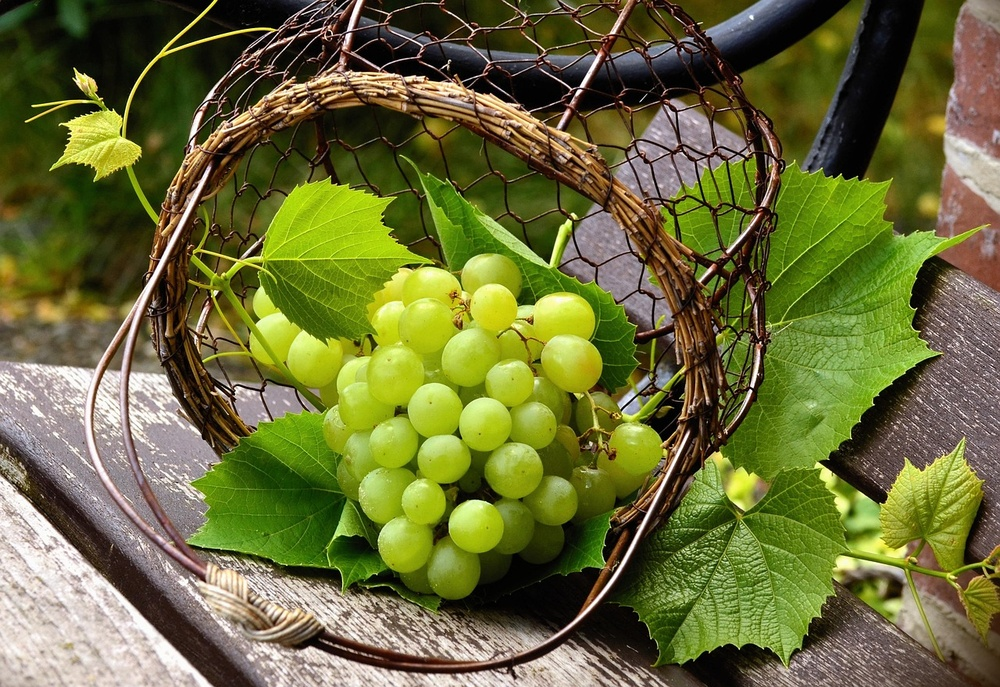
#> input picture minggu 4/gambar1.jpg, 1000 x 687 px, shrunk from 1280 x 879 before the run
$ python latihan1.py
#> lines starting #> are read from the running program, lines starting #| are printed output that depends on the picture
# ============================================
# HISTOGRAM EQUALIZATION MANUAL
# TANPA MENGGUNAKAN OPENCV UNTUK EQUALIZATION
# ============================================

import cv2
import numpy as np
import matplotlib.pyplot as plt

# ============================================
# FUNGSI HISTOGRAM EQUALIZATION MANUAL
# ============================================

def manual_histogram_equalization(image):
    """
    Manual implementation of histogram equalization
    """

    # 1. Hitung histogram
    hist = np.zeros(256)

    for pixel in image.flatten():
        hist[pixel] += 1

    # 2. Hitung cumulative histogram (CDF)
    cdf = np.cumsum(hist)

    # 3. Normalisasi CDF untuk membuat transformation function
    cdf_min = np.min(cdf[cdf > 0])
    total_pixels = image.size

    transform = ((cdf - cdf_min) / (total_pixels - cdf_min)) * 255
    transform = np.round(transform).astype(np.uint8)

    # 4. Terapkan transformasi ke citra
    equalized_image = transform[image]

    # 5. Return hasil
    return equalized_image, hist, cdf, transform


# ============================================
# LOAD GAMBAR
# ============================================

# Ganti dengan gambar kamu
image = cv2.imread("gambar1.jpg", cv2.IMREAD_GRAYSCALE)
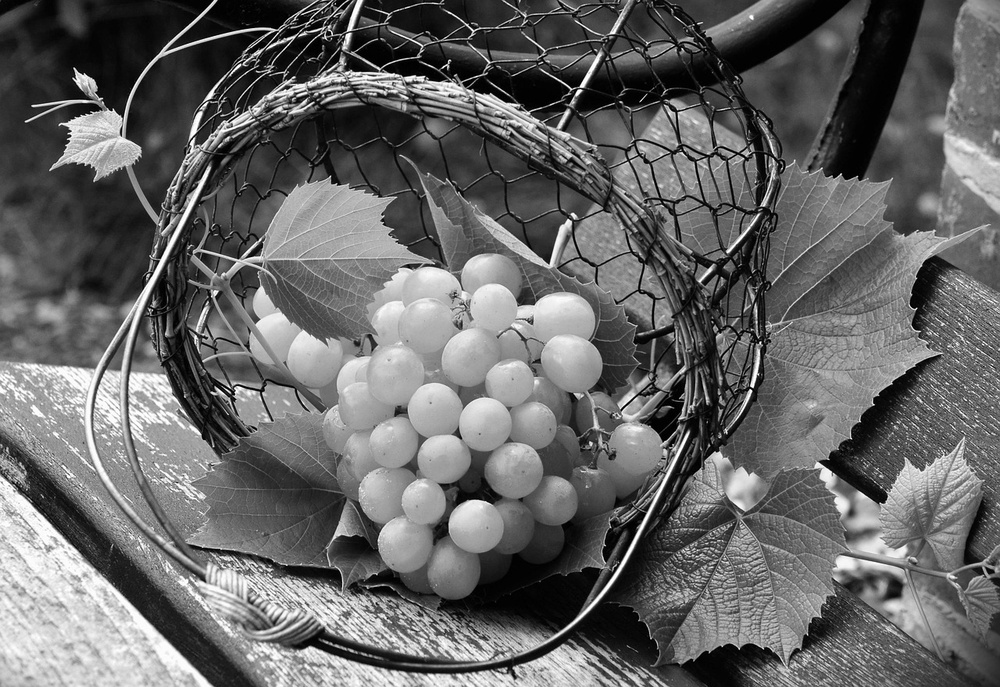
#> image: shape (687, 1000); min 0, max 255, mean 102.1

if image is None:
    print("Gambar tidak ditemukan!")
    exit()

# ============================================
# PROSES HISTOGRAM EQUALIZATION
# ============================================

equalized_image, hist, cdf, transform = manual_histogram_equalization(image)
#> the loop in manual_histogram_equalization, `for pixel in image.flatten():` made 687000 passes
#> pixel on passes 1 to 3: 53, 16, 6
#> after the loop in manual_histogram_equalization, `for pixel in image.flatten():`: hist = 256 values, max 6297 at index 2, min 557 at index 254, mean 2683.6
#> in manual_histogram_equalization, `cdf = np.cumsum(hist)`: cdf = 256 values from 1674 to 687000
#> in manual_histogram_equalization, `cdf_min = np.min(cdf[cdf > 0])`: cdf_min = 1674
#> in manual_histogram_equalization, `transform = ((cdf - cdf_min) / (total_pixels - cdf_min)) * 255`: transform = 256 values from 0 to 255
#> in manual_histogram_equalization, `equalized_image = transform[image]`:
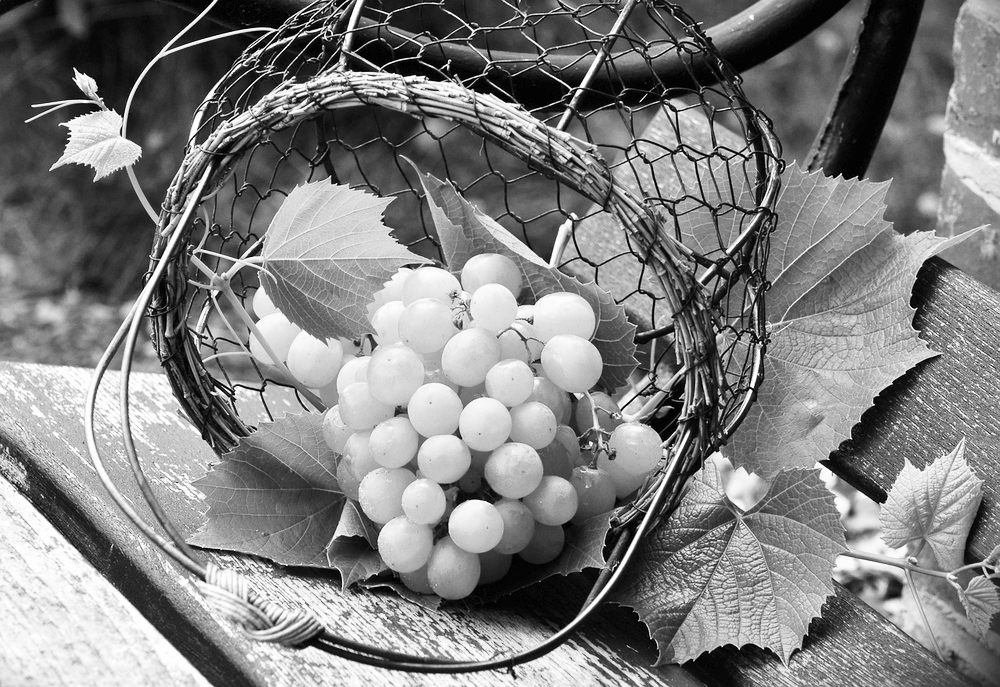
#> equalized_image: shape (687, 1000); min 0, max 255, mean 127.8
#> cdf = 256 values from 1674 to 687000; transform = 256 values from 0 to 255

# Histogram hasil
hist_equalized, _ = np.histogram(equalized_image.flatten(), 256, [0,256])
#> hist_equalized = 256 values, max 6297 at index 3, min 0 at index 2, mean 2683.6

# ============================================
# VISUALISASI HASIL
# ============================================

fig, axes = plt.subplots(2,3, figsize=(15,8))

# Gambar asli
axes[0,0].imshow(image, cmap='gray')
axes[0,0].set_title("Original Image")
axes[0,0].axis("off")

# Histogram asli
axes[0,1].bar(range(256), hist, color='gray')
axes[0,1].set_title("Original Histogram")
axes[0,1].set_xlabel("Intensity")
axes[0,1].set_ylabel("Frequency")

# CDF
axes[0,2].plot(cdf, color='blue')
axes[0,2].set_title("Cumulative Distribution Function (CDF)")
axes[0,2].set_xlabel("Intensity")
axes[0,2].set_ylabel("Cumulative Frequency")

# Gambar hasil equalization
axes[1,0].imshow(equalized_image, cmap='gray')
axes[1,0].set_title("Equalized Image")
axes[1,0].axis("off")

# Histogram hasil
axes[1,1].bar(range(256), hist_equalized, color='black')
axes[1,1].set_title("Equalized Histogram")
axes[1,1].set_xlabel("Intensity")
axes[1,1].set_ylabel("Frequency")

# Fungsi transformasi
axes[1,2].plot(transform, color='red')
axes[1,2].set_title("Transformation Function")
axes[1,2].set_xlabel("Input Intensity")
axes[1,2].set_ylabel("Output Intensity")

plt.suptitle("Manual Histogram Equalization", fontsize=14, fontweight='bold')
plt.tight_layout()
plt.show()
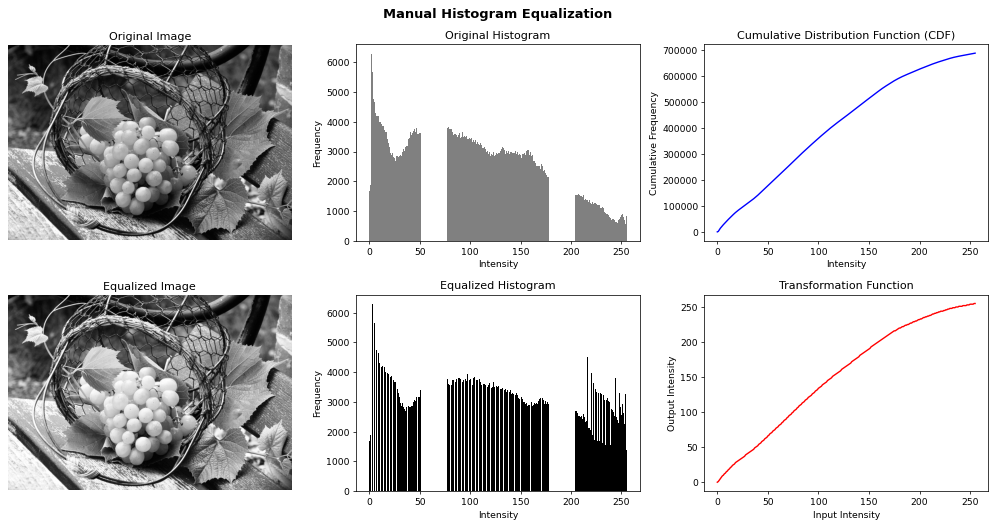
#> figure drawn by matplotlib, 6 panels; panel 2: tallest bar 6297 high, from x = 1.6 to 2.4; panel 3: curve peaks at x = 255, y = 687000; panel 5: tallest bar 6297 high, from x = 2.6 to 3.4; panel 6: curve peaks at x = 254, y = 255

$ run again, with minggu 4/gambar3.jpg copied over minggu 4/gambar1.jpg
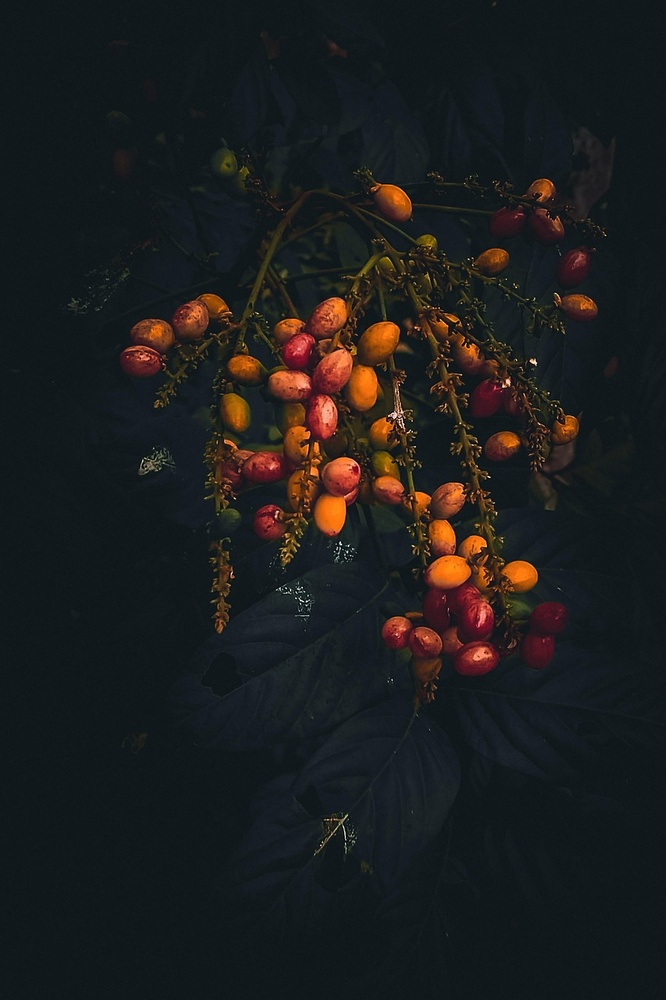
#> input picture minggu 4/gambar3.jpg, 666 x 1000 px, shrunk from 853 x 1280 before the run
#> `image = cv2.imread("gambar1.jpg", cv2.IMREAD_GRAYSCALE)`:
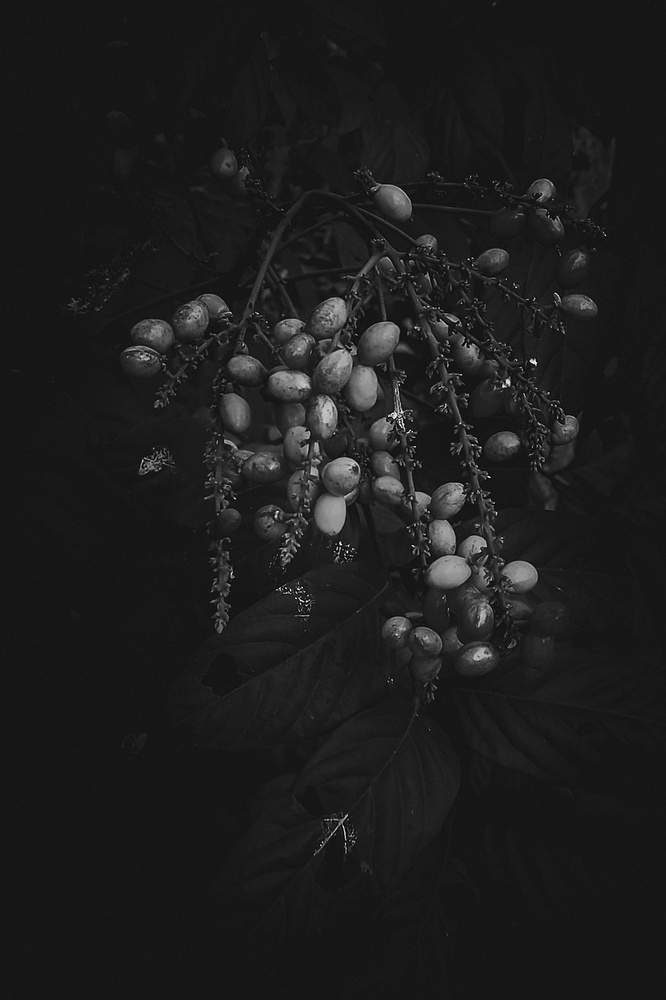
#> image: shape (1000, 666); min 0, max 255, mean 29.4
#> the loop in manual_histogram_equalization, `for pixel in image.flatten():` made 666000 passes
#> pixel on passes 1 to 3: 23, 22, 22
#> after the loop in manual_histogram_equalization, `for pixel in image.flatten():`: hist = 256 values, max 158054 at index 22, min 0 at index 233, mean 2601.6
#> in manual_histogram_equalization, `cdf = np.cumsum(hist)`: cdf = 256 values from 27 to 666000
#> cdf_min = 27
#> in manual_histogram_equalization, `transform = ((cdf - cdf_min) / (total_pixels - cdf_min)) * 255`: transform = 256 values from 0 to 255
#> in manual_histogram_equalization, `equalized_image = transform[image]`:
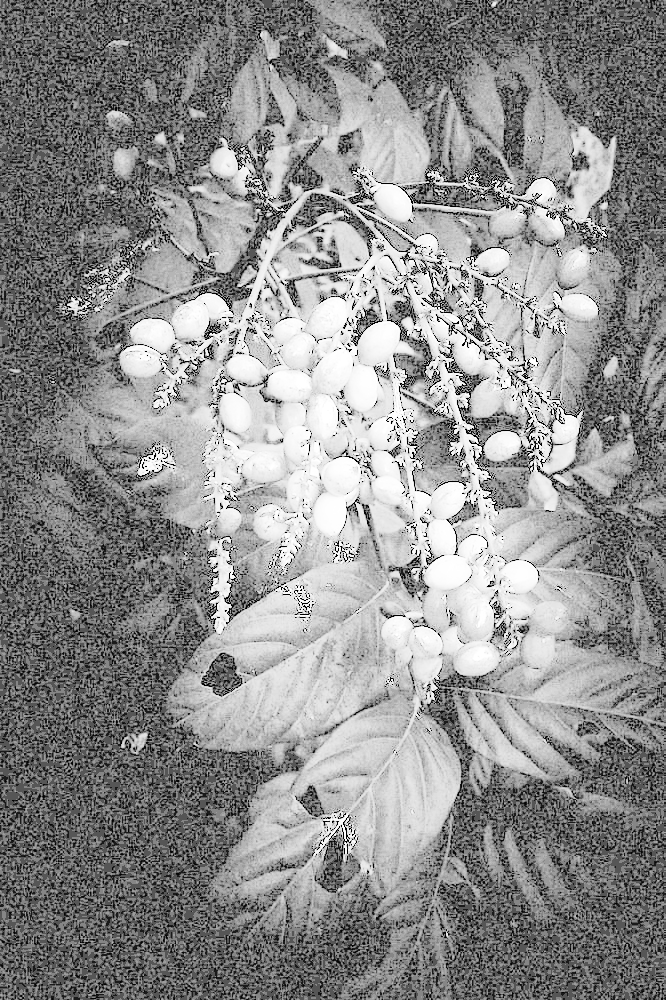
#> equalized_image: shape (1000, 666); min 0, max 255, mean 142.2
#> `equalized_image, hist, cdf, transform = manual_histogram_equalization(..`: cdf = 256 values from 27 to 666000; transform = 256 values from 0 to 255
#> hist_equalized = 256 values, max 158054 at index 86, min 0 at index 3, mean 2601.6

$ run again, with minggu 4/pict1.jpg copied over minggu 4/gambar1.jpg
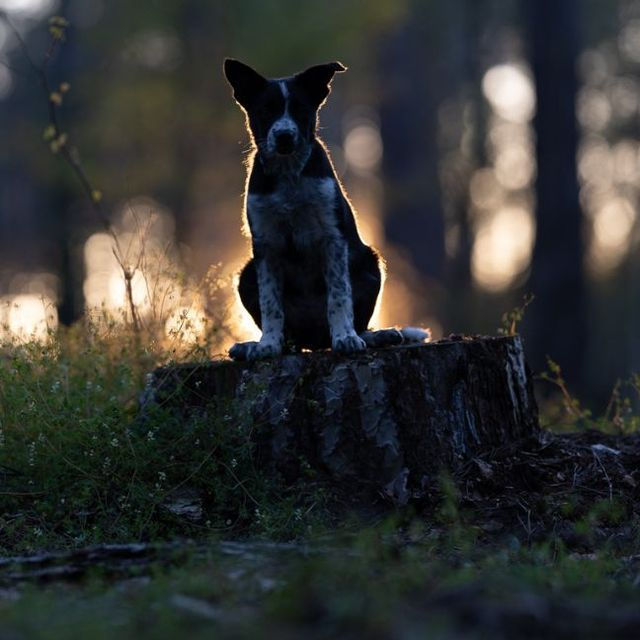
#> input picture minggu 4/pict1.jpg, 640 x 640 px
#> `image = cv2.imread("gambar1.jpg", cv2.IMREAD_GRAYSCALE)`:
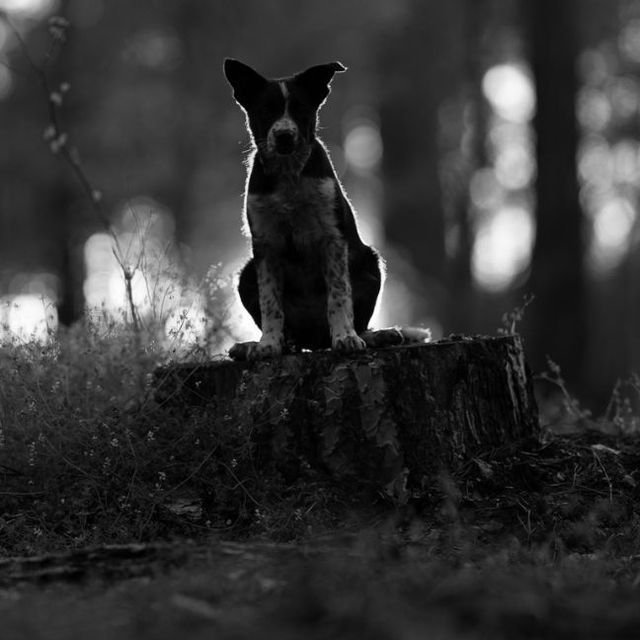
#> image: shape (640, 640); min 0, max 255, mean 52.2
#> the loop in manual_histogram_equalization, `for pixel in image.flatten():` made 409600 passes
#> pixel on passes 1 to 3: 196, 197, 199
#> after the loop in manual_histogram_equalization, `for pixel in image.flatten():`: hist = 256 values, max 7317 at index 42, min 55 at index 253, mean 1600
#> in manual_histogram_equalization, `cdf = np.cumsum(hist)`: cdf = 256 values from 1616 to 409600
#> cdf_min = 1616
#> in manual_histogram_equalization, `transform = ((cdf - cdf_min) / (total_pixels - cdf_min)) * 255`: transform = 256 values from 0 to 255
#> in manual_histogram_equalization, `equalized_image = transform[image]`:
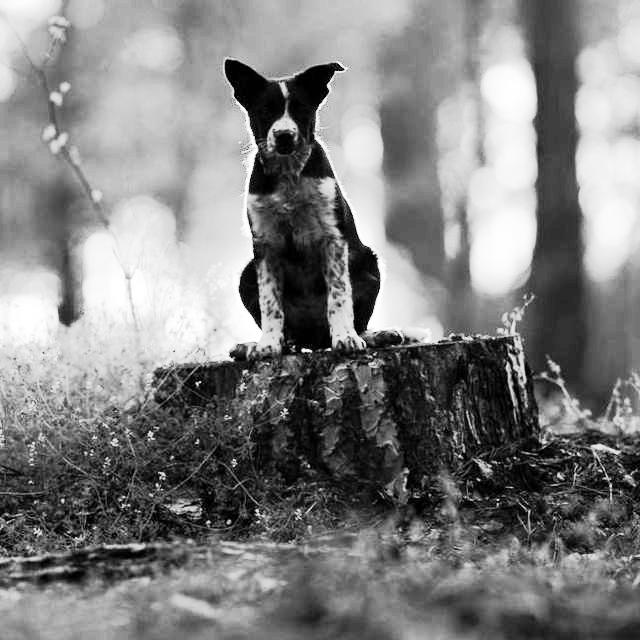
#> equalized_image: shape (640, 640); min 0, max 255, mean 128.4
#> `equalized_image, hist, cdf, transform = manual_histogram_equalization(..`: cdf = 256 values from 1616 to 409600; transform = 256 values from 0 to 255
#> hist_equalized = 256 values, max 7317 at index 136, min 0 at index 2, mean 1600

$ run again, with minggu 4/pict2.jpg copied over minggu 4/gambar1.jpg
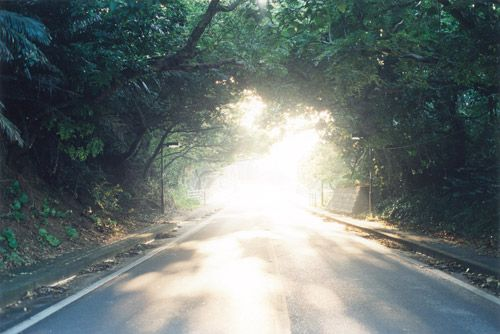
#> input picture minggu 4/pict2.jpg, 500 x 334 px
#> `image = cv2.imread("gambar1.jpg", cv2.IMREAD_GRAYSCALE)`:
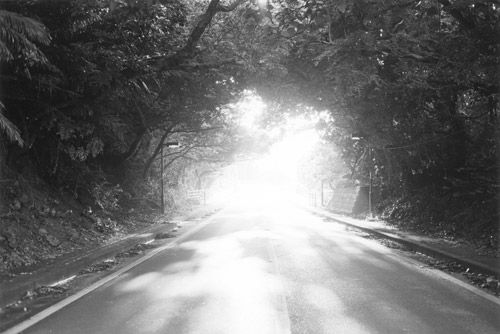
#> image: shape (334, 500); min 12, max 255, mean 114
#> the loop in manual_histogram_equalization, `for pixel in image.flatten():` made 167000 passes
#> pixel on passes 1 to 3: 54, 58, 59
#> after the loop in manual_histogram_equalization, `for pixel in image.flatten():`: hist = 256 values, max 3722 at index 254, min 0 at index 0, mean 652.3
#> in manual_histogram_equalization, `cdf = np.cumsum(hist)`: cdf = 256 values from 0 to 167000
#> cdf_min = 1
#> in manual_histogram_equalization, `transform = ((cdf - cdf_min) / (total_pixels - cdf_min)) * 255`: transform = 256 values from -0.00153 to 255
#> in manual_histogram_equalization, `transform = np.round(transform).astype(np.uint8)`: transform = 256 values from 0 to 255
#> in manual_histogram_equalization, `equalized_image = transform[image]`:
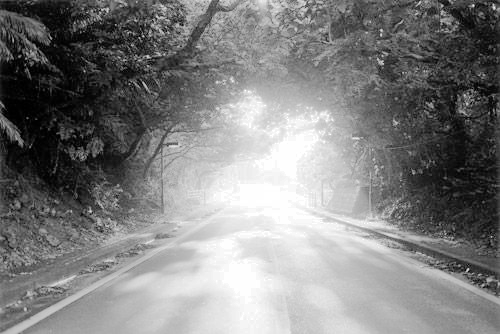
#> equalized_image: shape (334, 500); min 0, max 255, mean 128.3
#> `equalized_image, hist, cdf, transform = manual_histogram_equalization(..`: cdf = 256 values from 0 to 167000; transform = 256 values from 0 to 255
#> hist_equalized = 256 values, max 3722 at index 254, min 0 at index 5, mean 652.3
